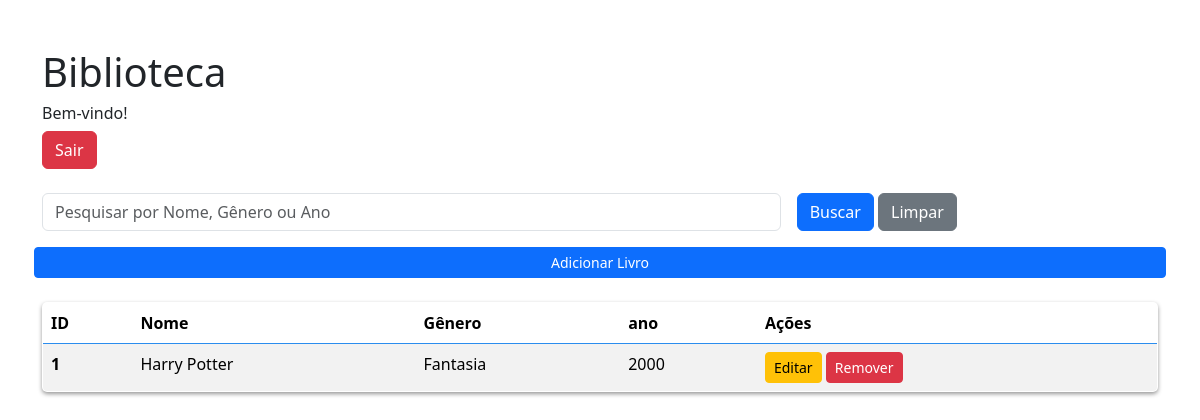
Page / (signed in) on the earlier database version.
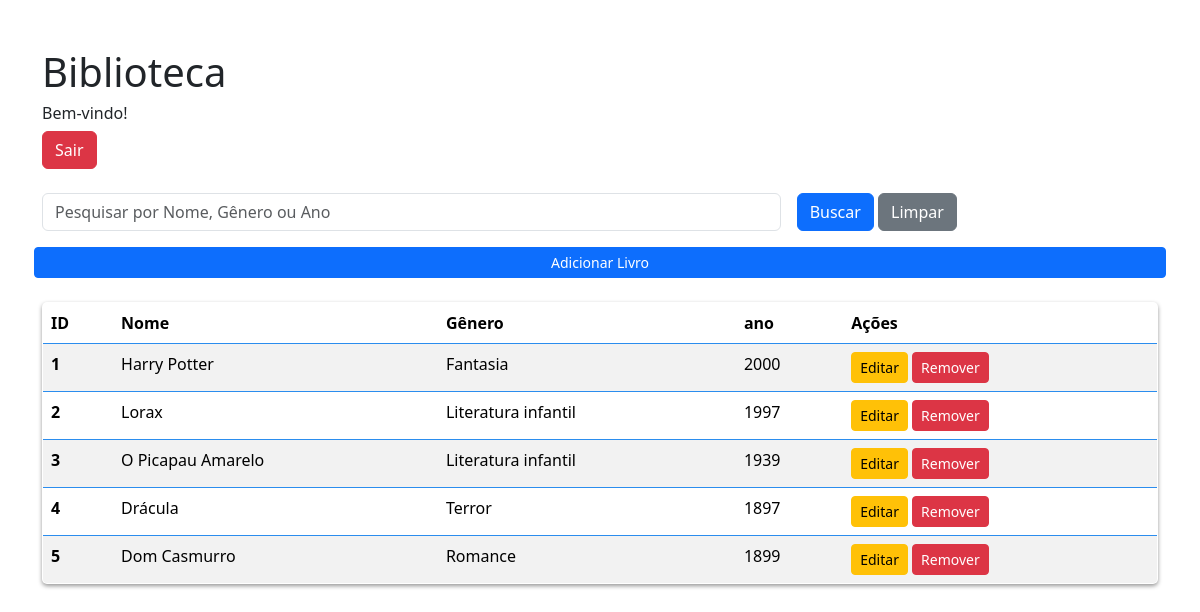
Same page on the later database version.
### tables this page shows
CREATE TABLE livros(
                id INTEGER PRIMARY KEY AUTOINCREMENT,
                nome TEXT NOT NULL,
                genero TEXT NOT NULL,
                ano INTEGER NOT NULL
            );

### api.py (the view)
@app.route('/', methods=['GET'])
def pagina_inicial():
    if 'usuario' not in session:
        return redirect(url_for('login'))
    with sqlite3.connect(DATABASE) as conn:
        conn.row_factory = sqlite3.Row
        cursor = conn.cursor()
        livros = cursor.execute("SELECT * FROM  livros").fetchall()
        resultado = [dict(row) for row in livros]
        return render_template('index.html', resultados=resultado)

### templates/index.html (shortened to what this page needs)
<!DOCTYPE html>
<html lang="PT-br">
<head>
    <link href="https://cdn.jsdelivr.net/npm/bootstrap@5.3.8/dist/css/bootstrap.min.css" rel="stylesheet">
</head>
<body class="container mt-5">
    <h1> Biblioteca </h1>
    <h6>Bem-vindo!</h6>
    <div class="d-flex justify-content-between mb-4">
    <a href="{{ url_for('logout') }}" class="btn btn-danger">
        Sair
    </a>
</div>
<form action="{{ url_for('busca_livros') }}" method="GET" class="row g-3 mb-4">
    <div class="col-md-8">
        <input
            type="text"
            name="busca"
            class="form-control"
            placeholder="Pesquisar por Nome, Gênero ou Ano">
    </div>
    <div class="col-md-4">
        <button type="submit" class="btn btn-primary">
            Buscar
        </button>
        <a href="{{ url_for('pagina_inicial') }}" class="btn btn-secondary">Limpar</a>
    </div>
         <a href="{{ url_for('pagina_adicionar') }}" class="btn btn-primary btn-sm">Adicionar Livro</a>
</form>
    <table class="table table-striped mt-4" style="border: 1px solid #2b8dee; border-radius: 5px; overflow: hidden; box-shadow: 0 2px 4px rgba(0, 0, 0, 0.412);">
        <thead>
            <tr>
                <th scope="col">ID</th>
                <th scope="col">Nome</th>
                <th scope="col">Gênero</th>
                <th scope="col">ano</th>
                <th scope="col">Ações</th>
            </tr>
        </thead>
        <tbody>
            {% for item in resultados %}
            <tr>
                <th scope="row">{{item.id}}</th>
                <td>{{item.nome}}</td>
                <td>{{item.genero}}</td>
                <td>{{item.ano}}</td>
                <td>
        <a
            href="{{ url_for('pagina_editar', id=item.id) }}" class="btn btn-warning btn-sm">Editar</a>
        <form action="{{ url_for('deletar_livro', id=item.id) }}" method="POST" style="display:inline;">
            <button class="btn btn-danger btn-sm" onclick="return confirm('Deseja remover este livro?')">Remover</button>
        </form>
    </td>
            </tr>
            {% endfor %}
        </tbody>
    </table>
</body>
</html>

Differences in the rows shown:
added livros: id "2", nome "Lorax", genero "Literatura infantil", ano "1997"
added livros: id "3", nome "O Picapau Amarelo", genero "Literatura infantil", ano "1939"
added livros: id "4", nome "Drácula", genero "Terror", ano "1897"
added livros: id "5", nome "Dom Casmurro", genero "Romance", ano "1899"
